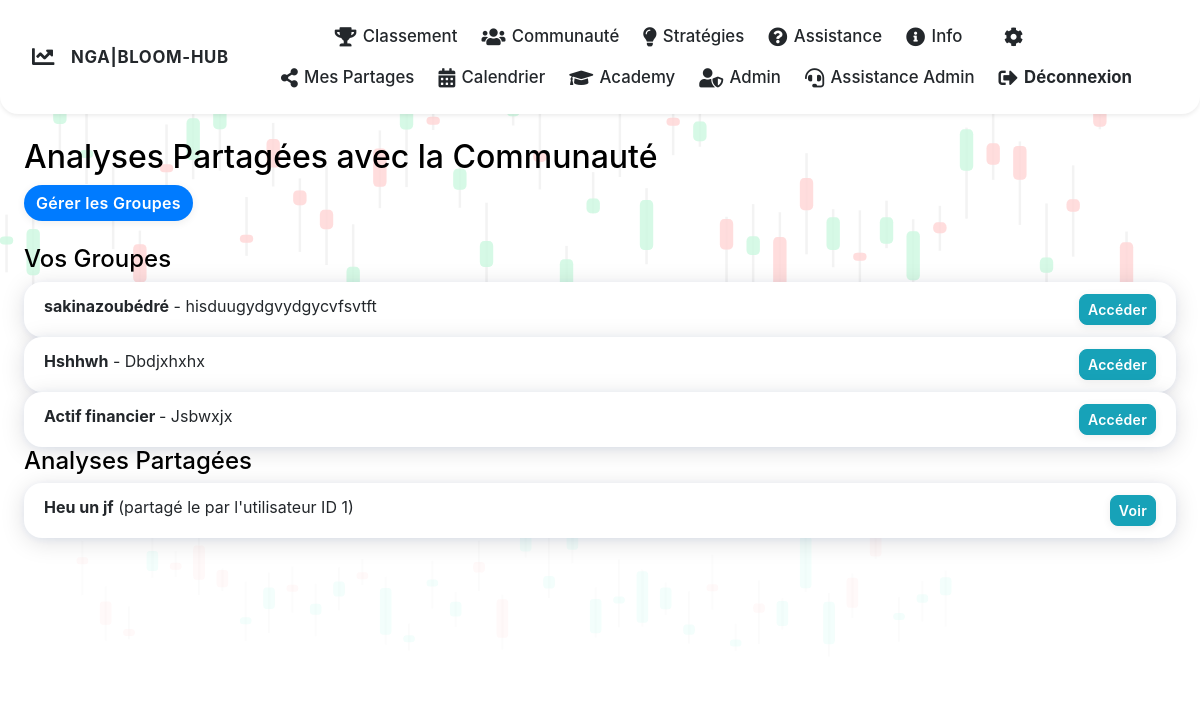
Page /community (signed in) on the committed database.
### main.py (models this page shows, shortened)
class Group(db.Model):
    __tablename__ = 'groups'
    id = db.Column(db.Integer, primary_key=True)
    name = db.Column(db.String(100), nullable=False)
    description = db.Column(db.Text, nullable=True)
    owner_id = db.Column(db.Integer, db.ForeignKey('users.id'), nullable=False)

class Analysis(db.Model):
    __tablename__ = 'analyses'
    id = db.Column(db.Integer, primary_key=True)
    titre = db.Column(db.String(100), nullable=False)
    contenu = db.Column(db.Text, nullable=False)
    image = db.Column(db.String(200), nullable=True)
    journal_id = db.Column(db.Integer, db.ForeignKey('journals.id'), nullable=False)
    date_creation = db.Column(db.DateTime, default=datetime.utcnow)

class AnalysisShare(db.Model):
    __tablename__ = 'analysis_shares'
    id = db.Column(db.Integer, primary_key=True)
    analysis_id = db.Column(db.Integer, db.ForeignKey('analyses.id'), nullable=False)
    shared_by_user_id = db.Column(db.Integer, db.ForeignKey('users.id'), nullable=False)
    shared_with = db.Column(db.String(100), nullable=False)
    analysis = db.relationship('Analysis', backref='shares', lazy=True)

### main.py (the view)
@app.route('/community')
def community():
    if 'user_id' not in session:
        return redirect(url_for('login'))
    shares = AnalysisShare.query.filter_by(shared_with='all').all()
    shares_with_comments = []
    for share in shares:
        comments = AnalysisShareComment.query.filter_by(share_id=share.id).all()
        shares_with_comments.append({'share': share, 'comments': comments})
    user_groups = Group.query.join(GroupMember).filter(GroupMember.user_id == session['user_id']).all()
    return render_template('community.html', shares=shares_with_comments, user_groups=user_groups)

### main.py (called while the page is built)
@app.context_processor
def inject_site_name():
    return {'site_name': 'NGA|BLOOM-HUB'}

### templates/community.html (shortened to what this page needs)
{% extends "base.html" %}
{% block content %}
<h2>Analyses Partagées avec la Communauté</h2>
<div class="mb-4">
  <a href="{{ url_for('groups') }}" class="btn btn-primary">Gérer les Groupes</a>
</div>
<h4>Vos Groupes</h4>
{% if user_groups %}
  <ul class="list-group">
    {% for group in user_groups %}
      <li class="list-group-item">
        <strong>{{ group.name }}</strong> - {{ group.description }}
        <a href="{{ url_for('group_detail', group_id=group.id) }}" class="btn btn-sm btn-info float-right">Accéder</a>
      </li>
    {% endfor %}
  </ul>
{% else %}
  <p>Vous n'avez créé aucun groupe pour le moment.</p>
{% endif %}
<h4>Analyses Partagées</h4>
{% if shares %}
  <ul class="list-group">
    {% for share_data in shares %}
      <li class="list-group-item">
        <strong>{{ share_data.share.analysis.titre }}</strong> (partagé le {{ share_data.share.date_shared }} par l'utilisateur ID {{ share_data.share.shared_by_user_id }})
        <a href="{{ url_for('share_detail', share_id=share_data.share.id) }}" class="btn btn-sm btn-info float-right">Voir</a>
      </li>
    {% endfor %}
  </ul>
{% else %}
  <p>Aucun partage disponible.</p>
{% endif %}
{% endblock %}

### static/css/style.css (style rules this page uses)
body { background: none; }
body:not(.dark-theme) { background-color: white; color: black; }
.card, .list-group-item, .table { border-radius: 18px !important; box-shadow: 0 4px 24px rgba(0,0,0,0.13), 0 1.5px 8px #007bff11; background: #23272b; color: #fff; border: none !important; transition: box-shadow 0.18s, transform 0.18s; }
body:not(.dark-theme) .card, body:not(.dark-theme) .list-group-item, body:not(.dark-theme) .table { background: #fff; color: #23272b; }
.btn, .btn-primary, .btn-success, .btn-danger { border-radius: 8px; font-weight: 600; letter-spacing: 0.02em; box-shadow: 0 2px 8px rgba(0,0,0,0.07); transition: background 0.18s, color 0.18s, box-shadow 0.18s; }
.btn-primary { background: #007bff; color: #fff; border: none; }
body { background: #f8f9fa; color: #23272b; }
.btn-success, .btn-primary { border-radius: 20px; font-weight: 600; }

### rows in the picture
Group: name "sakinazoubédré", description "hisduugydgvydgycvfsvtft"
Group: name "Hshhwh", description "Dbdjxhxhx"
Group: name "Actif financier", description "Jsbwxjx"
Analysis: share.analysis.titre "Heu un jf"
AnalysisShare: share.shared_by_user_id "1"

### other values in the picture
{{ site_name }} "NGA|BLOOM-HUB"
